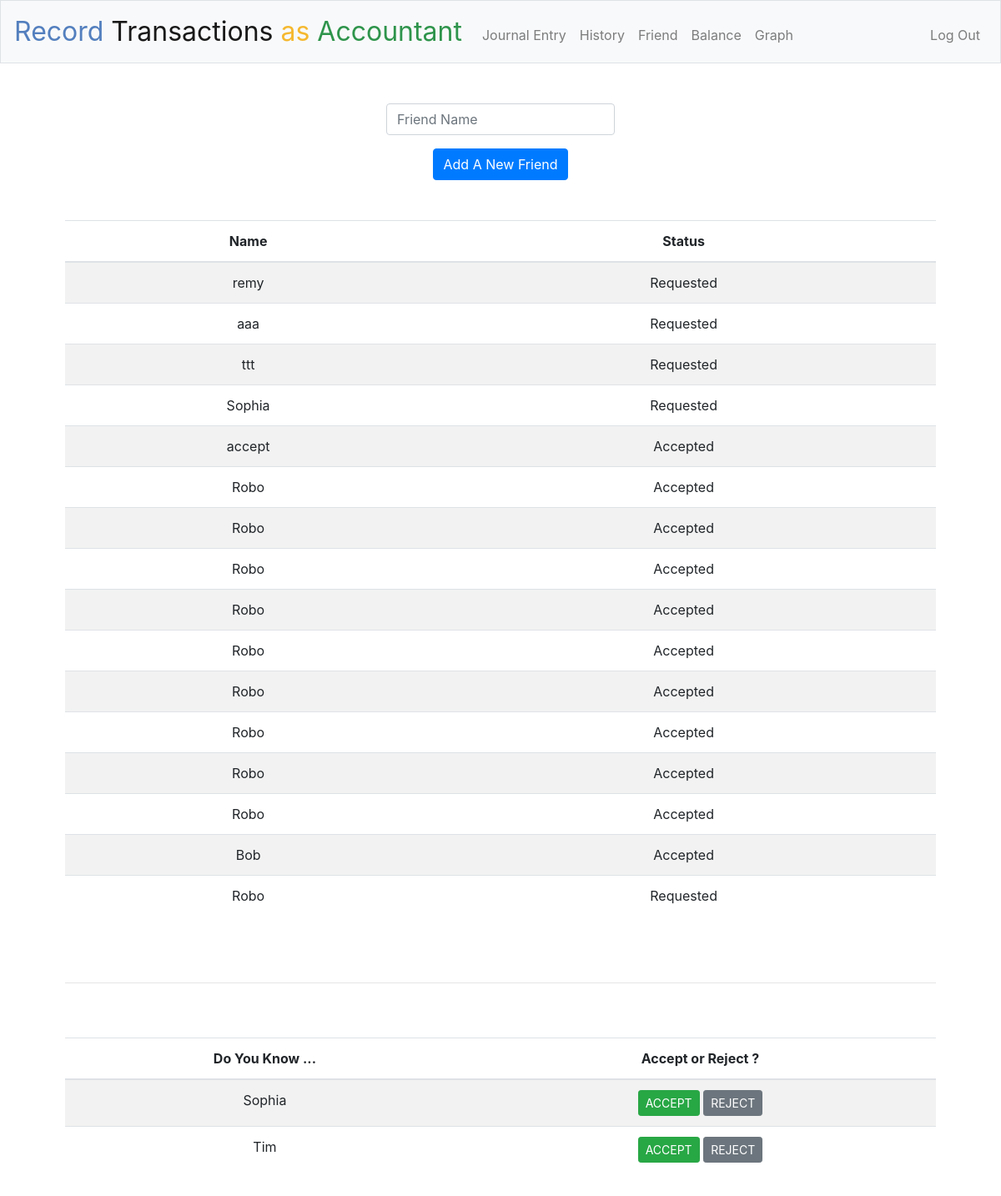
The app's page /friend (signed in) with its own data.
### tables this page shows
CREATE TABLE friends (
    id integer primary KEY,
    user_id integer,
    username text not null,
    status text not null,
    FOREIGN KEY(user_id) REFERENCES users(id)
);

CREATE TABLE users (id INTEGER, username TEXT NOT NULL UNIQUE, hash TEXT NOT NULL, PRIMARY KEY(id));

### application.py (the view)
@app.route("/friend", methods=["GET", "POST"])
@login_required
def friend():
    if request.method == "POST":
        friendname = request.form.get("username")
        if friendname == session["user_name"]:
            return apology("cannot add yourself", 403)
        rows = db.execute("""SELECT username FROM users WHERE username = :friendname""",
                          friendname=friendname)
        print("確認users database是否有該成員")
        print(rows)
        if len(rows) != 1:
            return apology("invalid username", 403)
        rows_friend = db.execute("SELECT username, status FROM friends WHERE user_id = :user_id AND username = :friendname",
                          user_id=session["user_id"],
                          friendname=friendname
                          )
        print("如果好友資料找不到，代表尚未新增")
        print(rows_friend)
        if len(rows_friend) < 1:
            db.execute("""INSERT INTO friends (user_id,username,status) VALUES (:user_id,:username,:status) """,
                user_id = session["user_id"],
                username=friendname,
                status='Requested'
                )
            """Show friend list"""
            friends = db.execute("""
                SELECT username, status
                FROM friends
                WHERE user_id = :user_id
            """, user_id=session["user_id"])
            flash("Sent Successfully!")
            """Show friendrequest list"""
            friendrequests = db.execute("""
                SELECT users.username
                FROM friends
                JOIN users
                ON users.id=friends.user_id
                WHERE friends.username =:username and friends.status = :status
            """, username=session["user_name"], status="Requested"
            )
            print("列印出哪些待核准朋友")
            print(friendrequests)
            return render_template("friend.html", friends=friends, friendrequests=friendrequests)
        else:
            return apology("Friend already exised or still pending", 403)
    else:
        friends = db.execute("""
            SELECT username, status
            FROM friends
            WHERE user_id =:user_id
        """, user_id=session["user_id"])
        print("列印出所有朋友")
        print(friends)
        """Show friendrequest list"""
        friendrequests = db.execute("""
            SELECT users.username
            FROM friends
            JOIN users
            ON users.id=friends.user_id
            WHERE friends.username =:username and friends.status = :status
        """, username=session["user_name"], status="Requested"
        )
        print("列印出哪些待核准朋友")
        print(friendrequests)
        if len(friends) < 0:
            friends = [{'username': 'NONE', 'status': 'Sent a friend request first'}]
            return render_template("friend.html", friends=friends, friendrequests=friendrequests)
        else:
            return render_template("friend.html", friends=friends, friendrequests=friendrequests)

### application.py (called while the page is built)
@app.after_request
def after_request(response):
    response.headers["Cache-Control"] = "no-cache, no-store, must-revalidate"
    response.headers["Expires"] = 0
    response.headers["Pragma"] = "no-cache"
    return response

### helpers.py (called while the page is built)
def login_required(f):
    @wraps(f)
    def decorated_function(*args, **kwargs):
        if session.get("user_id") is None:
            return redirect("/login")
        return f(*args, **kwargs)
    return decorated_function

### templates/friend.html (shortened to what this page needs)
{% extends "layout.html" %}
{% block main %}
    <form action = "/friend" method = "post">
        <div class="form-group">
            <input autocomplete="off" autofocus class="form-control" name="username" placeholder="Friend Name" type="text">
        </div>
            <button class="btn btn-primary" type="submit">Add A New Friend</button>
    </form>
    <br></br>
    <div>
        <table class="table table-striped">
            <thead>
                <tr>
                    <th>Name</th>
                    <th>Status</th>
                </tr>
            </thead>
            <tbody>
                {% for friend in friends %}
                <tr>
                    <td>{{friend["username"]}}</td>
                    <td>{{friend["status"]}}</td>
                </tr>
                {% endfor %}
            </tbody>
        </table>
    </div>
    <br></br>
    <hr class="style-one-line" />
    <br></br>
    <div>
        <table class="table table-striped">
            <thead>
                <tr>
                    <th>Do You Know ...</th>
                    <th>Accept or Reject ?</th>
                </tr>
            </thead>
            <tbody>
                {% for friendrequest in friendrequests %}
                <tr>
                    <form action = "/acceptornot" method="post">
                        <td>{{friendrequest["username"]}}</td>
                        <td>
                            <button name = "accept" value = "{{friendrequest['username']}}" type="submit" class="btn btn-success btn-sm">ACCEPT</button>
                            <button name = "reject" value = "{{friendrequest['username']}}" type="submit" class="btn btn-secondary btn-sm">REJECT</button>
                        </td>
                    </form>
                </tr>
                {% endfor %}
            </tbody>
        </table>
    </div>
{% endblock %}

### templates/layout.html (shortened to what this page needs)
<!DOCTYPE html>
<html lang="en">
    <head>
        <link rel="stylesheet" href="https://cdn.jsdelivr.net/npm/bootstrap@4.5.3/dist/css/bootstrap.min.css">
        <link href="/static/styles.css" rel="stylesheet">
    </head>
    <body>
        <nav class="navbar navbar-expand-md navbar-light bg-light border">
            <a class="navbar-brand" href="/"><span class="blue">Record </span><span class="Red">Transactions </span><span class="yellow">as </span><span class="green">Accountant</span> </a>
            <div class="collapse navbar-collapse" id="navbar">
                {% if session.user_id %}
                    <ul class="navbar-nav mr-auto mt-2">
                        <li class="nav-item"><a class="nav-link" href="/journalentry">Journal Entry</a></li>
                        <li class="nav-item"><a class="nav-link" href="/history">History</a></li>
                        <li class="nav-item"><a class="nav-link" href="/friend">Friend</a></li>
                        <li class="nav-item"><a class="nav-link" href="/balance">Balance</a></li>
                        <li class="nav-item"><a class="nav-link" href="/quote_bar">Graph</a></li>
                    </ul>
                    <ul class="navbar-nav ml-auto mt-2">
                        <li class="nav-item"><a class="nav-link" href="/logout">Log Out</a></li>
                    </ul>
                {% else %}
                    <ul class="navbar-nav ml-auto mt-2">
                        <li class="nav-item"><a class="nav-link" href="/register">Register</a></li>
                        <li class="nav-item"><a class="nav-link" href="/login">Log In</a></li>
                    </ul>
                {% endif %}
            </div>
        </nav>
        <main class="container p-5">
            {% block main %}{% endblock %}
        </main>
    </body>
</html>

### static/styles.css (style rules this page uses)
nav .navbar-brand { font-size: xx-large; }
nav .navbar-brand .blue { color: #537fbe; }
nav .navbar-brand .yellow { color: #f5b82e; }
nav .navbar-brand .green { color: #2e944b; }
main .form-control { display: inline-block; width: auto; }
main { overflow-x: auto; text-align: center; }
main table { text-align: center; }
hr.style-one-line { border: 0; height: 0; border-top: 1px solid rgba(0,0,0,0.1); border-bottom: 1px solid rgba(255,255,255,0.3); }

### records on screen
friends: username "remy", status "Requested"
friends: username "aaa", status "Requested"
friends: username "ttt", status "Requested"
friends: username "Sophia", status "Requested"
friends: username "accept", status "Accepted"
friends: username "Robo", status "Accepted"
friends: username "Robo", status "Accepted"
friends: username "Robo", status "Accepted"
friends: username "Robo", status "Accepted"
friends: username "Robo", status "Accepted"
friends: username "Robo", status "Accepted"
friends: username "Robo", status "Accepted"
friends: username "Robo", status "Accepted"
friends: username "Robo", status "Accepted"
friends: username "Bob", status "Accepted"
friends: username "Robo", status "Requested"
users: username "Sophia"
users: username "Tim"
